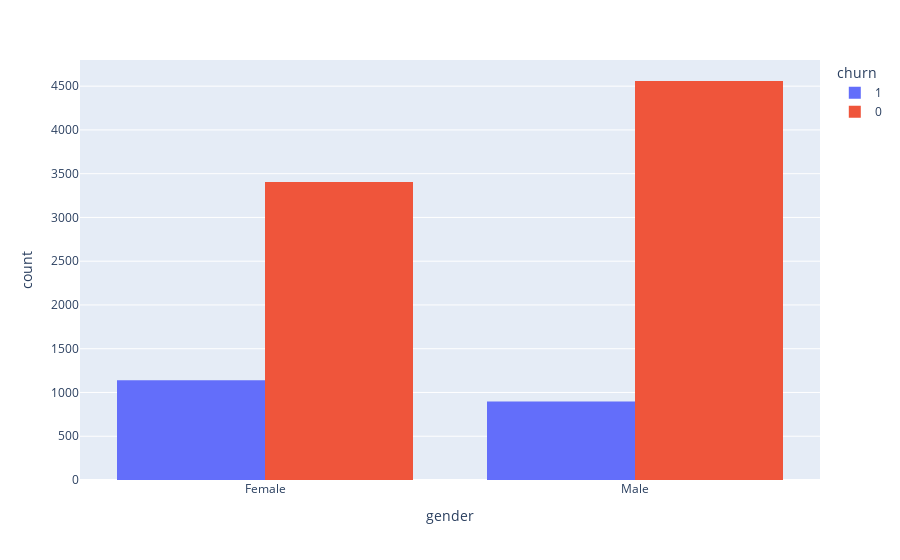

Notebook code for this chart:
### Markdown cell above
### the possibility that customers are churn when they have a credit card of that Bank. and vice versa.
### May be because credit card influences your spending habits in a negative way

### Code cell
px.histogram(df,x='gender', color = 'churn',barmode = 'group')

### Figure 1 — Plotly figure (JSON) as saved in the notebook; plotly's stock layout.template omitted (floating-point values rounded to 4 significant figures; data arrays with more than 128 entries replaced by an {"elided": "..."} marker saying what was removed)
{"data": [{"alignmentgroup": "True", "bingroup": "x", "hovertemplate": "churn=1<br>gender=%{x}<br>count=%{y}<extra></extra>", "legendgroup": "1", "marker": {"color": "#636efa", "pattern": {"shape": ""}}, "name": "1", "offsetgroup": "1", "orientation": "v", "showlegend": true, "type": "histogram", "x": {"elided": "2037 str values"}, "xaxis": "x", "yaxis": "y"}, {"alignmentgroup": "True", "bingroup": "x", "hovertemplate": "churn=0<br>gender=%{x}<br>count=%{y}<extra></extra>", "legendgroup": "0", "marker": {"color": "#EF553B", "pattern": {"shape": ""}}, "name": "0", "offsetgroup": "0", "orientation": "v", "showlegend": true, "type": "histogram", "x": {"elided": "7963 str values"}, "xaxis": "x", "yaxis": "y"}], "layout": {"barmode": "group", "legend": {"title": {"text": "churn"}, "tracegroupgap": 0}, "margin": {"t": 60}, "xaxis": {"anchor": "y", "domain": [0, 1], "title": {"text": "gender"}}, "yaxis": {"anchor": "x", "domain": [0, 1], "title": {"text": "count"}}}}
